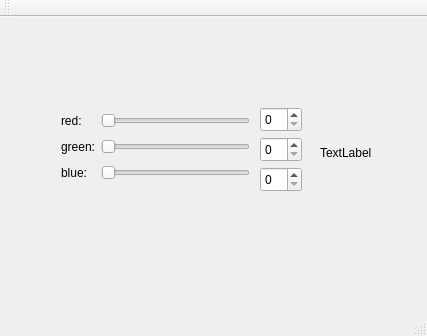
<?xml version="1.0" encoding="UTF-8"?>
<ui version="4.0">
 <class>MainWindow</class>
 <widget class="QMainWindow" name="MainWindow">
  <property name="geometry">
   <rect>
    <x>0</x>
    <y>0</y>
    <width>427</width>
    <height>336</height>
   </rect>
  </property>
  <property name="windowTitle">
   <string>MainWindow</string>
  </property>
  <widget class="QWidget" name="centralWidget">
   <widget class="QWidget" name="gridLayoutWidget">
    <property name="geometry">
     <rect>
      <x>50</x>
      <y>80</y>
      <width>211</width>
      <height>101</height>
     </rect>
    </property>
    <layout class="QGridLayout" name="gridLayout">
     <item row="3" column="1">
      <widget class="QSlider" name="horizontalSliderBlue">
       <property name="orientation">
        <enum>Qt::Horizontal</enum>
       </property>
      </widget>
     </item>
     <item row="2" column="0">
      <widget class="QLabel" name="labelGreen">
       <property name="text">
        <string>green:</string>
       </property>
      </widget>
     </item>
     <item row="3" column="0">
      <widget class="QLabel" name="labelBlue">
       <property name="text">
        <string>blue:</string>
       </property>
      </widget>
     </item>
     <item row="1" column="0">
      <widget class="QLabel" name="labelRed">
       <property name="text">
        <string>red:</string>
       </property>
      </widget>
     </item>
     <item row="2" column="1">
      <widget class="QSlider" name="horizontalSliderGreen">
       <property name="orientation">
        <enum>Qt::Horizontal</enum>
       </property>
      </widget>
     </item>
     <item row="1" column="1">
      <widget class="QSlider" name="horizontalSliderRed">
       <property name="orientation">
        <enum>Qt::Horizontal</enum>
       </property>
      </widget>
     </item>
    </layout>
   </widget>
   <widget class="QLabel" name="colorLabel">
    <property name="geometry">
     <rect>
      <x>320</x>
      <y>110</y>
      <width>62</width>
      <height>51</height>
     </rect>
    </property>
    <property name="text">
     <string>TextLabel</string>
    </property>
   </widget>
   <widget class="QSpinBox" name="spinBoxRed">
    <property name="geometry">
     <rect>
      <x>260</x>
      <y>90</y>
      <width>42</width>
      <height>25</height>
     </rect>
    </property>
    <property name="maximum">
     <number>255</number>
    </property>
   </widget>
   <widget class="QSpinBox" name="spinBoxGreen">
    <property name="geometry">
     <rect>
      <x>260</x>
      <y>120</y>
      <width>42</width>
      <height>25</height>
     </rect>
    </property>
    <property name="maximum">
     <number>255</number>
    </property>
   </widget>
   <widget class="QSpinBox" name="spinBoxBlue">
    <property name="geometry">
     <rect>
      <x>260</x>
      <y>150</y>
      <width>42</width>
      <height>25</height>
     </rect>
    </property>
    <property name="maximumSize">
     <size>
      <width>42</width>
      <height>25</height>
     </size>
    </property>
    <property name="maximum">
     <number>255</number>
    </property>
   </widget>
  </widget>
  <widget class="QMenuBar" name="menuBar">
   <property name="geometry">
    <rect>
     <x>0</x>
     <y>0</y>
     <width>427</width>
     <height>21</height>
    </rect>
   </property>
  </widget>
  <widget class="QToolBar" name="mainToolBar">
   <attribute name="toolBarArea">
    <enum>TopToolBarArea</enum>
   </attribute>
   <attribute name="toolBarBreak">
    <bool>false</bool>
   </attribute>
  </widget>
  <widget class="QStatusBar" name="statusBar"/>
 </widget>
 <layoutdefault spacing="6" margin="11"/>
 <resources/>
 <connections>
  <connection>
   <sender>spinBoxBlue</sender>
   <signal>valueChanged(int)</signal>
   <receiver>horizontalSliderBlue</receiver>
   <slot>setValue(int)</slot>
   <hints>
    <hint type="sourcelabel">
     <x>301</x>
     <y>212</y>
    </hint>
    <hint type="destinationlabel">
     <x>127</x>
     <y>204</y>
    </hint>
   </hints>
  </connection>
  <connection>
   <sender>spinBoxGreen</sender>
   <signal>valueChanged(int)</signal>
   <receiver>horizontalSliderGreen</receiver>
   <slot>setValue(int)</slot>
   <hints>
    <hint type="sourcelabel">
     <x>281</x>
     <y>170</y>
    </hint>
    <hint type="destinationlabel">
     <x>196</x>
     <y>171</y>
    </hint>
   </hints>
  </connection>
  <connection>
   <sender>spinBoxRed</sender>
   <signal>valueChanged(int)</signal>
   <receiver>horizontalSliderRed</receiver>
   <slot>setValue(int)</slot>
   <hints>
    <hint type="sourcelabel">
     <x>286</x>
     <y>135</y>
    </hint>
    <hint type="destinationlabel">
     <x>201</x>
     <y>137</y>
    </hint>
   </hints>
  </connection>
  <connection>
   <sender>horizontalSliderRed</sender>
   <signal>valueChanged(int)</signal>
   <receiver>spinBoxRed</receiver>
   <slot>setValue(int)</slot>
   <hints>
    <hint type="sourcelabel">
     <x>191</x>
     <y>138</y>
    </hint>
    <hint type="destinationlabel">
     <x>279</x>
     <y>139</y>
    </hint>
   </hints>
  </connection>
  <connection>
   <sender>horizontalSliderGreen</sender>
   <signal>valueChanged(int)</signal>
   <receiver>spinBoxGreen</receiver>
   <slot>setValue(int)</slot>
   <hints>
    <hint type="sourcelabel">
     <x>213</x>
     <y>169</y>
    </hint>
    <hint type="destinationlabel">
     <x>284</x>
     <y>174</y>
    </hint>
   </hints>
  </connection>
  <connection>
   <sender>horizontalSliderBlue</sender>
   <signal>valueChanged(int)</signal>
   <receiver>spinBoxBlue</receiver>
   <slot>setValue(int)</slot>
   <hints>
    <hint type="sourcelabel">
     <x>218</x>
     <y>196</y>
    </hint>
    <hint type="destinationlabel">
     <x>278</x>
     <y>198</y>
    </hint>
   </hints>
  </connection>
 </connections>
</ui>
